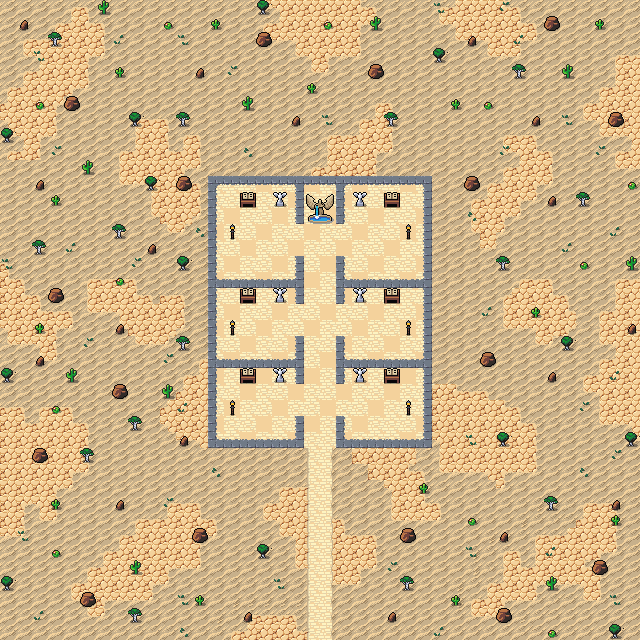

A 2D game scene composited from a Tiled map and its tileset images. What follows is a short description and the map's XML, with each tile layer's data collapsed to a summary:
An orthogonal 40x40 tile map with 16x16 px tiles, 5 tile layers (Collision, Background, Floor Tiles, Walls and Ground, ...), 2 tilesets and 12 objects.

<map version="1.10" tiledversion="1.10.1" orientation="orthogonal" renderorder="right-down" width="40" height="40" tilewidth="16" tileheight="16" infinite="0" nextlayerid="8" nextobjectid="65">
 <editorsettings>
  <export target="wastetown..tmx" format="tmx" />
 </editorsettings>
 <tileset firstgid="1" source="../../tileset/main.tsx" />
 <tileset firstgid="10113" source="../../tileset/buildings.tsx" />
 <layer id="6" name="Collision" width="40" height="40">
  <data>[1600 cells, 122 non-empty, 10 distinct tile ids]</data>
 </layer>
 <layer id="1" name="Background" width="40" height="40">
  <data>[1600 cells, 1362 non-empty, 2 distinct tile ids]</data>
 </layer>
 <layer id="7" name="Floor Tiles" width="40" height="40" tintcolor="#fffcd9">
  <data>[1600 cells, 238 non-empty, 2 distinct tile ids]</data>
 </layer>
 <layer id="2" name="Walls and Ground" width="40" height="40">
  <data>[1600 cells, 704 non-empty, 44 distinct tile ids]</data>
 </layer>
 <layer id="3" name="Clutter" width="40" height="40">
  <properties>
   <property name="spriteLayer" type="bool" value="true" />
  </properties>
  <data>[1600 cells, 178 non-empty, 16 distinct tile ids]</data>
 </layer>
 <objectgroup id="4" name="Objects">
  <object id="38" template="../../obj/entry_up.tx" x="304" y="457.5" width="32" height="16">
   <properties>
    <property name="teleport" value="" />
   </properties>
  </object>
  <object id="48" template="../../obj/treasure.tx" x="224.254" y="272.356" />
  <object id="52" template="../../obj/gold.tx" x="220.496" y="384.523" />
  <object id="56" template="../../obj/enemy.tx" x="383.299" y="222.322">
   <properties>
    <property name="enemy" value="Monk" />
    <property name="threatRange" type="int" value="20" />
   </properties>
  </object>
  <object id="57" template="../../obj/enemy.tx" x="311.641" y="255.989">
   <properties>
    <property name="enemy" value="Angel Warrior" />
   </properties>
  </object>
  <object id="58" template="../../obj/enemy.tx" x="240.648" y="313.313">
   <properties>
    <property name="enemy" value="Adept White Wizard" />
    <property name="threatRange" type="int" value="20" />
   </properties>
  </object>
  <object id="59" template="../../obj/enemy.tx" x="384.126" y="314.313">
   <properties>
    <property name="enemy" value="Monk" />
    <property name="threatRange" type="int" value="20" />
   </properties>
  </object>
  <object id="60" template="../../obj/enemy.tx" x="384.292" y="393.969">
   <properties>
    <property name="enemy" value="Cleric" />
    <property name="threatRange" type="int" value="20" />
   </properties>
  </object>
  <object id="61" template="../../obj/enemy.tx" x="240.648" y="393.969">
   <properties>
    <property name="enemy" value="Monk" />
    <property name="threatRange" type="int" value="20" />
   </properties>
  </object>
  <object id="62" template="../../obj/booster.tx" x="240.333" y="302">
   <properties>
    <property name="reward">[
  {
    "editions": [ "PCY" ],
    "type": "card",
    "count": 10,
    "colors": [ "white" ],
    "rarity": [ "Common" ]
  },
  {
    "editions": [ "PCY" ],
    "type": "card",
    "count": 3,
    "colors": [ "white" ],
    "rarity": [ "Uncommon" ]
  },
  {
    "editions": [ "PCY" ],
    "type": "card",
    "count": 1,
    "colors": [ "white" ],
    "rarity": [ "Rare", "Mythic Rare" ]
  }
]
</property>
   </properties>
  </object>
  <object id="63" template="../../obj/enemy.tx" x="239.333" y="223.667">
   <properties>
    <property name="enemy" value="Cleric" />
    <property name="threatRange" type="int" value="20" />
   </properties>
  </object>
  <object id="64" template="../../obj/manashards.tx" x="403.333" y="307" />
 </objectgroup>
</map>
